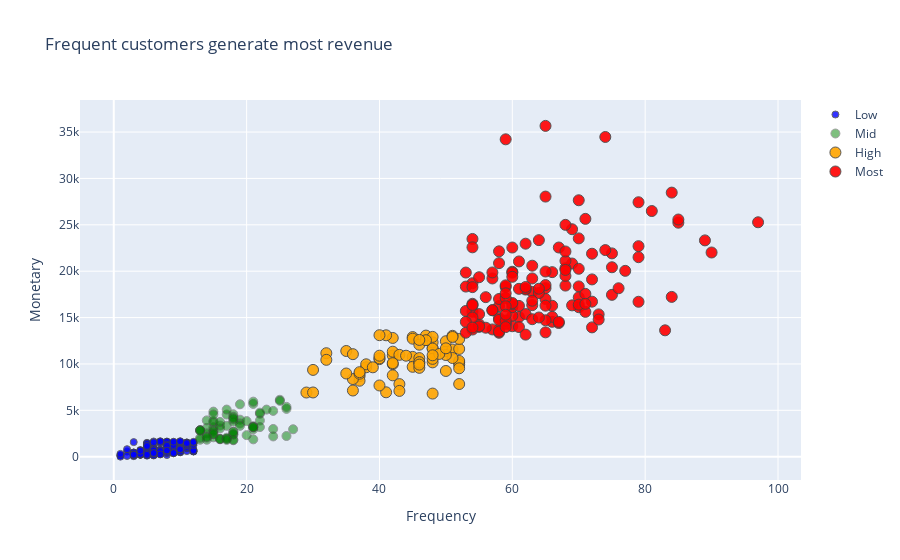

Notebook code cell kept with this figure:
### Code cell
plot_data = [
    go.Scatter(
        x=rfm_segmentation.query("RFMScore == '111'")['Frequency'],
        y=rfm_segmentation.query("RFMScore == '111'")['Monetary'],
        mode='markers',
        name='Low',
        marker= dict(size= 7,
            line= dict(width=1),
            color= 'blue',
            opacity= 0.8
           )
    ),
        go.Scatter(
        x=rfm_segmentation.query("RFMScore == '222'")['Frequency'],
        y=rfm_segmentation.query("RFMScore == '222'")['Monetary'],
        mode='markers',
        name='Mid',
        marker= dict(size= 9,
            line= dict(width=1),
            color= 'green',
            opacity= 0.5
           )
    ),
        go.Scatter(
        x=rfm_segmentation.query("RFMScore == '333' ")['Frequency'],
        y=rfm_segmentation.query("RFMScore == '333'")['Monetary'],
        mode='markers',
        name='High',
        marker= dict(size= 11,
            line= dict(width=1),
            color= 'orange',
            opacity= 0.9
           )
    ),
    go.Scatter(
        x=rfm_segmentation.query("RFMScore == '444'")['Frequency'],
        y=rfm_segmentation.query("RFMScore == '444'")['Monetary'],
        mode='markers',
        name='Most',
        marker= dict(size= 11,
            line= dict(width=1),
            color= 'red',
            opacity= 0.9
           )
    )
]

plot_layout = go.Layout(
        yaxis= {'title': "Monetary"},
        xaxis= {'title': "Frequency"},
        title='Frequent customers generate most revenue'
    )
fig = go.Figure(data=plot_data, layout=plot_layout)
pyoff.iplot(fig)

### Figure 1 — Plotly figure (JSON) as saved in the notebook; plotly's stock layout.template omitted (floating-point values rounded to 4 significant figures; data arrays with more than 128 entries replaced by an {"elided": "..."} marker saying what was removed)
{"data": [{"marker": {"color": "blue", "line": {"width": 1}, "opacity": 0.8, "size": 7}, "mode": "markers", "name": "Low", "type": "scatter", "x": {"elided": "167 int values"}, "y": {"elided": "167 float values"}}, {"marker": {"color": "green", "line": {"width": 1}, "opacity": 0.5, "size": 9}, "mode": "markers", "name": "Mid", "type": "scatter", "x": [26, 15, 24, 13, 17, 15, 25, 19, 21, 14, 22, 18, 15, 21, 21, 15, 14, 25, 14, 17, 14, 16, 18, 26, 16, 15, 13, 15, 18, 18, 18, 21, 22, 21, 17, 16, 15, 13, 13, 17, 18, 26, 23, 15, 22, 15, 24, 16, 18, 27, 19, 18, 22, 16, 24, 21, 18, 15, 21, 19, 18, 20, 16, 14, 20, 19, 17, 13, 21, 17, 13, 14, 17, 18], "y": [5155.0, 4861.0, 2988.0, 2871.0, 4550.0, 3179.0, 6135.0, 3992.0, 1870.0, 3106.0, 4629.0, 2396.0, 3710.0, 5689.0, 3294.0, 2094.0, 2513.0, 6018.0, 3915.0, 5081.0, 1831.0, 3358.0, 4574.0, 5369.0, 3051.0, 2420.0, 2838.0, 3847.0, 4014.0, 2678.0, 1828.0, 2961.0, 3901.0, 5936.0, 1925.0, 1929.0, 2856.0, 2823.0, 1831.0, 1928.0, 1771.0, 2231.0, 5080.0, 2677.0, 4747.0, 4556.0, 2184.0, 1898.0, 4294.0, 2958.0, 3587.0, 3777.0, 3193.0, 1881.0, 4938.0, 3207.0, 4131.0, 2434.0, 3183.0, 3326.0, 2418.0, 3836.0, 3750.0, 2158.0, 2325.0, 5652.0, 2044.0, 2029.0, 3167.0, 3331.0, 2824.0, 2064.0, 1811.0, 2668.0]}, {"marker": {"color": "orange", "line": {"width": 1}, "opacity": 0.9, "size": 11}, "mode": "markers", "name": "High", "type": "scatter", "x": [40, 47, 45, 36, 48, 50, 46, 42, 51, 43, 52, 41, 40, 52, 52, 32, 52, 52, 30, 52, 48, 38, 42, 50, 29, 48, 42, 37, 42, 45, 47, 45, 43, 41, 42, 35, 48, 51, 32, 30, 37, 48, 44, 45, 46, 51, 40, 48, 46, 48, 42, 47, 43, 51, 52, 40, 36, 50, 38, 49, 40, 50, 37, 48, 46, 37, 36, 50, 46, 46, 46, 35, 39], "y": [10520.0, 12600.0, 10760.0, 7134.0, 11690.0, 11370.0, 10630.0, 12800.0, 11550.0, 7826.0, 10130.0, 13090.0, 13100.0, 9928.0, 7833.0, 11160.0, 11620.0, 10320.0, 9357.0, 12690.0, 6806.0, 9640.0, 10920.0, 12450.0, 6918.0, 12330.0, 11320.0, 8678.0, 9974.0, 12900.0, 13060.0, 9689.0, 10980.0, 6942.0, 10090.0, 11400.0, 11660.0, 13040.0, 10440.0, 6923.0, 8190.0, 10170.0, 10890.0, 12720.0, 12080.0, 10640.0, 7677.0, 12920.0, 9579.0, 10550.0, 8771.0, 12560.0, 7091.0, 12910.0, 9533.0, 10610.0, 8371.0, 10960.0, 9961.0, 11080.0, 10890.0, 9241.0, 8944.0, 10930.0, 10120.0, 9112.0, 11050.0, 11690.0, 12590.0, 10200.0, 9928.0, 8969.0, 9637.0]}, {"marker": {"color": "red", "line": {"width": 1}, "opacity": 0.9, "size": 11}, "mode": "markers", "name": "Most", "type": "scatter", "x": {"elided": "141 int values"}, "y": {"elided": "141 float values"}}], "layout": {"title": {"text": "Frequent customers generate most revenue"}, "xaxis": {"title": {"text": "Frequency"}}, "yaxis": {"title": {"text": "Monetary"}}}}
